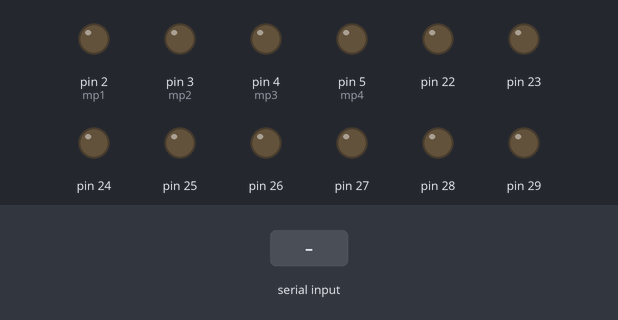
A sketch run on a simulated Arduino Mega 2560, built with avr-gcc and run on an emulated ATmega2560. Shown: output pins drawn as LEDs (lit = HIGH). The test bench sets the inputs (shaded band).

Above: at 1.2 s.
1.3 s: "1\n" received over the second serial link
At 2.1 s:
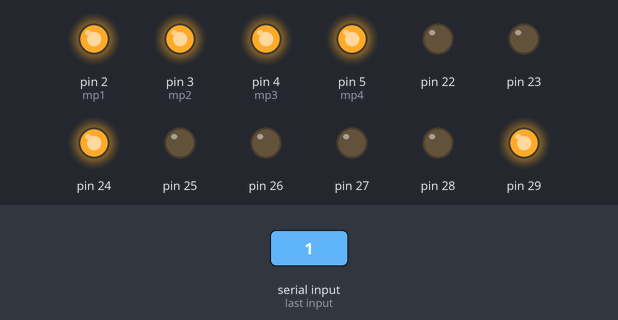
2.8 s: "90,45\n" received over the second serial link
At 4.0 s:
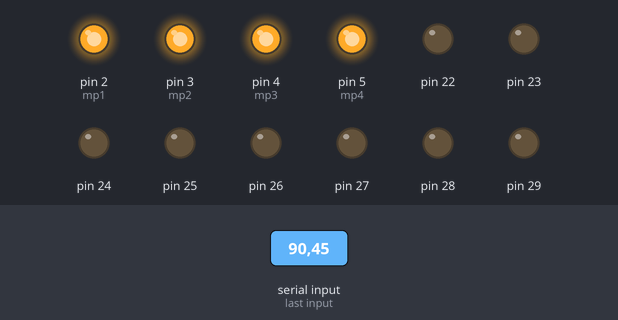
4.3 s: "2\n" received over the second serial link
At 5.5 s:
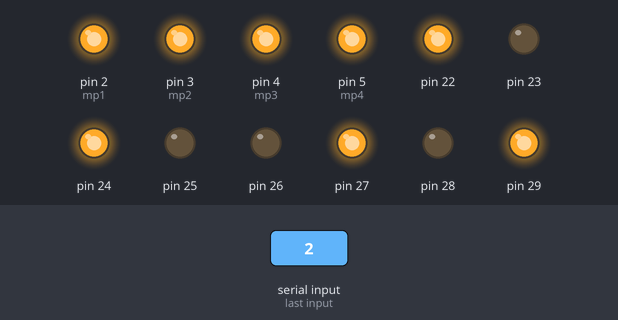
5.8 s: "3\n" received over the second serial link
At 6.7 s:
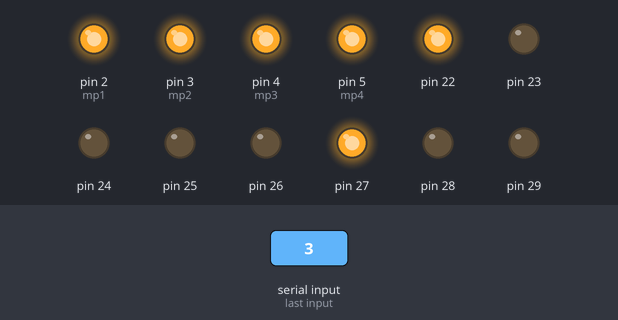
7.3 s: "4\n" received over the second serial link
At 7.9 s:
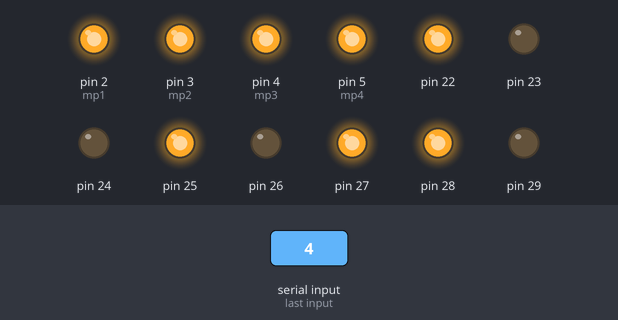
8.8 s: "5\n" received over the second serial link
At 10.2 s:
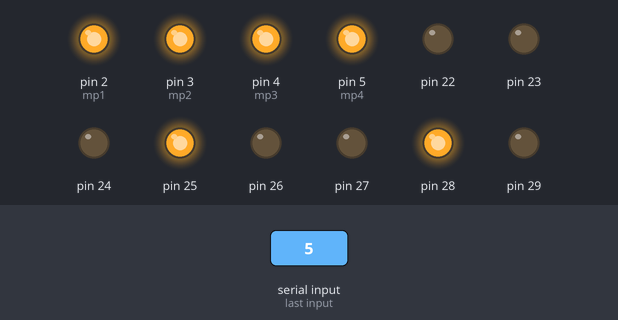
Timing chart, 0 to 11.3 s (numbered marks = the images above; inputs shaded):
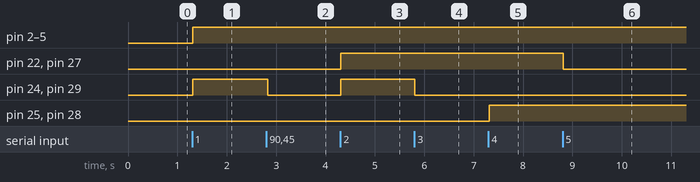

The sketch:

PS2bluetoothRx.ino
```cpp
/*
Pins for hercules lite 6v-16v 8Amp driver:
1-gnd
2-direction control 1
3-diagnostic 1
4-pwm speed control
5-diagnostic 2
6-direction control 2
7-current sense output

motor driver pins connected to arduino Mega-
        PWM  In1 In2
Motor1  2    22  23
Motor2  3    24  25
Motor3  4    26  27
Motor4  5    28  29

Motor behavior for In1 and In2 values:
In1  In2  behavior
1    1    break to VCC
1    0    clockwise
0    1    counterclockwise
0    0    break to ground

PS2 pins configuration:

12   11   10   13
data cmd  att  clk

{data cmd n/c gnd vcc att clk n/c ack}--->General pin configuration of all pins of a PS2
{miso mosi             ss   sclk}-------->


ominidrive motor arrangements:
motor1    motor2

motor4    motor3

omnidrive configuration:
           motor1*      motor2      motor3*      motor4
           in1  in2     in1  in2    in1  in2     in1  in2
forward    1    0        0    1      1    0      0    1
reverse    0    1        1    0      0    1      1    0
left       0    1        1    0      0    1      1    0
right      1    0        0    1      1    0      0    1
clkwise    1    0        1    0      1    0      1    0
antclkwise 0    1        0    1      0    1      0    1
1st quad   1    0        0    0      1    0      0    0
2nd quad   0    0        0    1      0    0      0    1
3rd quad   0    1        0    0      0    1      0    0
4th quad   0    0        1    0      0    0      1    0
To Brake:
IN1 In2        In1  In2
1    1    or    0    0


PS2 Bluetooth Transmit-Receive codebook
1st quad-1
forward-2
2nd quad-3
left-4
3rd quad-5
reverse-6
4th quad-7
right-8
brake-0
Stay still-0
Clockwise- 9
anticlockwise- 10
*/

//#include<SoftwareSerial.h>

//SoftwareSerial Serial1(3,2);  //rx,tx  3-orange 2-yellow
//SoftwareSerial Serial2(5,4);  //rx,tx  3-orange 2-yellow
String rex;
int  ms1=255,ms2=255,ms3=255,ms4=255;
int  mp1=2,mp2=3,mp3=4,mp4=5;
//char rexchar;
void setup()
{
  //Serial.begin(9600);
  Serial1.begin(9600);
    for(int i=22; i<=29;i++)
  {
    pinMode(i,OUTPUT);
  }
  //Serial2.begin(9600);
}

void loop()
{

     while(Serial1.available()>0)
    {
     char rexchar=Serial1.read();
      rex +=rexchar;
      delay(5); //Doesn't work without this bitch
    }

    if(rex!="")
    {
    //Serial.println(rex);
    //Serial1.println(trans);
    int x=rex.toInt();
    //Serial.println(x);
    if(x==0)
    {
      brake();
     // Serial.println("b");
    }
    else  if(x==1)
    {
     digitalWrite(22,LOW);
     digitalWrite(23,LOW);
     digitalWrite(24,HIGH);
     digitalWrite(25,LOW);
     digitalWrite(26,LOW);
     digitalWrite(27,LOW);
     digitalWrite(28,LOW);
     digitalWrite(29,HIGH);

     analogWrite(mp1,ms1);
     analogWrite(mp2,ms2);
     analogWrite(mp3,ms3);
     analogWrite(mp4,ms4);
      //Serial.println("1st");
    }
     else  if(x==2)
    {
     digitalWrite(22,HIGH);
     digitalWrite(23,LOW);
     digitalWrite(24,HIGH);
     digitalWrite(25,LOW);
     digitalWrite(26,LOW);
     digitalWrite(27,HIGH);
     digitalWrite(28,LOW);
     digitalWrite(29,HIGH);

     analogWrite(mp1,ms1);
     analogWrite(mp2,ms2);
     analogWrite(mp3,ms3);
     analogWrite(mp4,ms4);
    //Serial.println("f");
    } else  if(x==3)
    {
     digitalWrite(22,HIGH);
     digitalWrite(23,LOW);
     digitalWrite(24,LOW);
     digitalWrite(25,LOW);
     digitalWrite(26,LOW);
     digitalWrite(27,HIGH);
     digitalWrite(28,LOW);
     digitalWrite(29,LOW);

     analogWrite(mp1,ms1);
     analogWrite(mp2,ms2);
     analogWrite(mp3,ms3);
     analogWrite(mp4,ms4);
      //Serial.println("2nd");
    } else  if(x==4)
    {
     digitalWrite(22,HIGH);
     digitalWrite(23,LOW);
     digitalWrite(24,LOW);
     digitalWrite(25,HIGH);
     digitalWrite(26,LOW);
     digitalWrite(27,HIGH);
     digitalWrite(28,HIGH);
     digitalWrite(29,LOW);

     analogWrite(mp1,ms1);
     analogWrite(mp2,ms2);
     analogWrite(mp3,ms3);
     analogWrite(mp4,ms4);
      //Serial.println("L");
    } else  if(x==5)
    {
     digitalWrite(22,LOW);
     digitalWrite(23,LOW);
     digitalWrite(24,LOW);
     digitalWrite(25,HIGH);
     digitalWrite(26,LOW);
     digitalWrite(27,LOW);
     digitalWrite(28,HIGH);
     digitalWrite(29,LOW);

     analogWrite(mp1,ms1);
     analogWrite(mp2,ms2);
     analogWrite(mp3,ms3);
     analogWrite(mp4,ms4);
      //Serial.println("3rd");
    } else  if(x==6)
    {
     digitalWrite(22,LOW);
     digitalWrite(23,HIGH);
     digitalWrite(24,LOW);
     digitalWrite(25,HIGH);
     digitalWrite(26,HIGH);
     digitalWrite(27,LOW);
     digitalWrite(28,HIGH);
     digitalWrite(29,LOW);

     analogWrite(mp1,ms1);
     analogWrite(mp2,ms2);
     analogWrite(mp3,ms3);
     analogWrite(mp4,ms4);
      //Serial.println("Rev");
    } else  if(x==7)
    {
      digitalWrite(22,LOW);
     digitalWrite(23,HIGH);
     digitalWrite(24,LOW);
     digitalWrite(25,LOW);
     digitalWrite(26,HIGH);
     digitalWrite(27,LOW);
     digitalWrite(28,LOW);
     digitalWrite(29,LOW);

     analogWrite(mp1,ms1);
     analogWrite(mp2,ms2);
     analogWrite(mp3,ms3);
     analogWrite(mp4,ms4);
      //Serial.println("4th");
    } else  if(x==8)
    {
     digitalWrite(22,LOW);
     digitalWrite(23,HIGH);
     digitalWrite(24,HIGH);
     digitalWrite(25,LOW);
     digitalWrite(26,HIGH);
     digitalWrite(27,LOW);
     digitalWrite(28,LOW);
     digitalWrite(29,HIGH);

     analogWrite(mp1,ms1);
     analogWrite(mp2,ms2);
     analogWrite(mp3,ms3);
     analogWrite(mp4,ms4);
      Serial.println("Right");
    } else  if(x==9)
    {
      clockwise();
      //Serial.println("c");
    } else  if(x==10)
    {
      anticlockwise();
      Serial.println("ac");
    }
    else
    {
      brake();
      //Serial.println(x);
    }
    rex="";

    }

}
void brake()
{
     digitalWrite(22,LOW);
     digitalWrite(23,LOW);
     digitalWrite(24,LOW);
     digitalWrite(25,LOW);
     digitalWrite(26,LOW);
     digitalWrite(27,LOW);
     digitalWrite(28,LOW);
     digitalWrite(29,LOW);
     //Serial.println("brake");
}
void clockwise()
{
   digitalWrite(22,HIGH);
     digitalWrite(23,LOW);
     digitalWrite(24,HIGH);
     digitalWrite(25,LOW);
     digitalWrite(26,HIGH);
     digitalWrite(27,LOW);
     digitalWrite(28,HIGH);
     digitalWrite(29,LOW);

     analogWrite(mp1,ms1);
     analogWrite(mp2,ms2);
     analogWrite(mp3,ms3);
     analogWrite(mp4,ms4);
}
void anticlockwise()
{
     digitalWrite(22,LOW);
     digitalWrite(23,HIGH);
     digitalWrite(24,LOW);
     digitalWrite(25,HIGH);
     digitalWrite(26,LOW);
     digitalWrite(27,HIGH);
     digitalWrite(28,LOW);
     digitalWrite(29,HIGH);

     analogWrite(mp1,ms1);
     analogWrite(mp2,ms2);
     analogWrite(mp3,ms3);
     analogWrite(mp4,ms4);
}
```

Measured:
- after the input at 1.3 s, pin 2 (mp1), pin 3 (mp2), pin 4 (mp3), pin 5 (mp4), pin 24, pin 29: LOW → HIGH at once
- after the input at 2.8 s, pin 24, pin 29: HIGH → LOW at once
- after the input at 4.3 s, pin 22, pin 24, pin 27, pin 29: LOW → HIGH at once
- after the input at 5.8 s, pin 24, pin 29: HIGH → LOW at once
- after the input at 7.3 s, pin 25, pin 28: LOW → HIGH at once
- after the input at 8.8 s, pin 22, pin 27: HIGH → LOW at once
